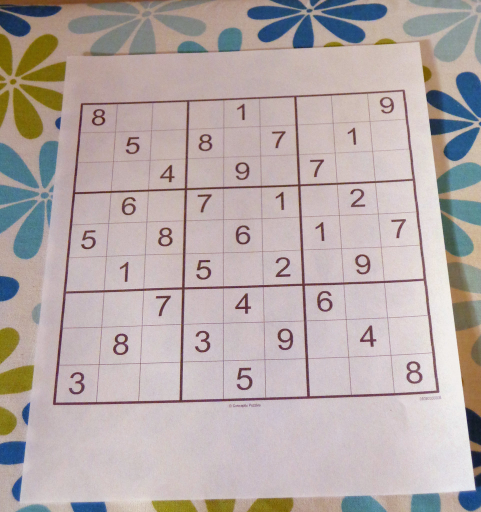
//> input picture assets/simple_sudoku.jpg, 962 x 1024 px (shown at 1/2 size)
$ ./sudokuDetector   (built with g++ and OpenCV 4)
//> lines starting //> are read from the running program, lines starting //| are printed output that depends on the picture; after the words box and inside, x2 and y2 are one past the last pixel; in counts of white or black regions, pixels touching at a corner belong together
### include/preprocessing.h
//
// Created by kamel arraj on 01.06.2025.
//

#ifndef PROJECT_V2_PREPROCESSING_H
#define PROJECT_V2_PREPROCESSING_H

#include "opencv2/opencv.hpp"

using namespace cv;
using namespace std;


Mat_<uchar> myGaussianBlur(const Mat_<uchar>& src, int ksize = 5, double sigma = 1.0);
Mat_<uchar> myAdaptiveThreshold(const Mat_<uchar>& src, int blockSize = 11, int C = 2);


#endif //PROJECT_V2_PREPROCESSING_H

### include/CellsExtractor.h
//
// Created by kamel arraj on 02.06.2025.
//

#ifndef PROJECT_V2_CELLSEXTRACTOR_H
#define PROJECT_V2_CELLSEXTRACTOR_H

#include "opencv2/opencv.hpp"

using namespace cv;
using namespace std;

Mat_<uchar> simpleLinesCorrection(const Mat_<uchar>& unclearSudokuGrid);
vector<Rect> extractCells(const Mat_<uchar>& correctedSudokuGrid);


#endif //PROJECT_V2_CELLSEXTRACTOR_H

### include/PerspectiveTransformer.h
//
// Created by kamel arraj on 02.06.2025.
//

#ifndef PROJECT_V2_PERSPECTIVETRANSFORMER_H
#define PROJECT_V2_PERSPECTIVETRANSFORMER_H

#include <opencv2/opencv.hpp>
using namespace cv;
using namespace std;

// Warps the original preprocessed image directly based on the largest contour found in it.
Mat_<uchar> warpSudokuFromImage(const Mat_<uchar>& binaryImage, vector<Point2f> corners);

#endif //PROJECT_V2_PERSPECTIVETRANSFORMER_H

### include/DigitRecognizer.h
//
// Created by kamel arraj on 02.06.2025.
//

#ifndef PROJECT_V2_DIGITRECOGNIZER_H
#define PROJECT_V2_DIGITRECOGNIZER_H


#include <opencv2/opencv.hpp>
#include <opencv2/ml.hpp>

using namespace cv;
using namespace std;

class DigitRecognizer {
public:
    bool loadModel(const std::string& modelPath);
    int recognize(const Mat& cellImage); // Returns 0–9, or -1 if empty
    static Mat preprocessCell(const Mat& cell) ;
private:
    Ptr<ml::KNearest> knn;
};

#endif //PROJECT_V2_DIGITRECOGNIZER_H

### include/ContourParser.h
//
// Created by kamel arraj on 01.06.2025.
//

#ifndef PROJECT_V2_CONTOURPARSER_H
#define PROJECT_V2_CONTOURPARSER_H

#include <opencv2/opencv.hpp>
using namespace cv;
using namespace std;


//double euclideanDist(const Point2f& a, const Point2f& b);
vector<Point2f> findCorners(const vector<Point>& contour);
vector<Point> findLargestContour(const Mat_<uchar>& img);

#endif //PROJECT_V2_CONTOURPARSER_H

### src/Preprocessing.cpp
//
// Created by kamel arraj on 01.06.2025.
//

#include "include/preprocessing.h"

vector<double> generateGaussianKernel1D(int ksize, double sigma) {
    vector<double> kernel(ksize);
    int half = ksize / 2;
    double sum = 0.0;

    for (int i = 0; i < ksize; ++i) {
        int x = i - half;
        kernel[i] = exp(-(x * x) / (2 * sigma * sigma));
        sum += kernel[i];
    }

    // Normalize
    for (int i = 0; i < ksize; ++i)
        kernel[i] /= sum;

    return kernel;
}

Mat_<uchar> myGaussianBlur(const Mat_<uchar>& src, int ksize, double sigma) {
    Mat_<uchar> tmp(src.rows, src.cols);
    Mat_<uchar> dst(src.rows, src.cols);
    vector<double> kernel = generateGaussianKernel1D(ksize, sigma);
    int half = ksize / 2;

    // Horizontal pass
    for (int i = 0; i < src.rows; ++i) {
        for (int j = 0; j < src.cols; ++j) {
            double sum = 0.0;
            for (int k = -half; k <= half; ++k) {
                int jj = min(max(j + k, 0), src.cols - 1);
                sum += kernel[k + half] * src(i, jj);
            }
            tmp(i, j) = static_cast<uchar>(sum);
        }
    }

    // Vertical pass
    for (int i = 0; i < src.rows; ++i) {
        for (int j = 0; j < src.cols; ++j) {
            double sum = 0.0;
            for (int k = -half; k <= half; ++k) {
                int ii = min(max(i + k, 0), src.rows - 1);
                sum += kernel[k + half] * tmp(ii, j);
            }
            dst(i, j) = static_cast<uchar>(sum);
        }
    }

    return dst;
}


Mat_<uchar> myAdaptiveThreshold(const Mat_<uchar>& src, int blockSize, int C) {
    int half = blockSize / 2;
    Mat_<uchar> dst(src.rows, src.cols, uchar(0));

    for (int i = 0; i < src.rows; ++i) {
        for (int j = 0; j < src.cols; ++j) {
            int sum = 0;
            int count = 0;

            // Local window mean
            for (int m = -half; m <= half; ++m) {
                for (int n = -half; n <= half; ++n) {
                    int y = min(max(i + m, 0), src.rows - 1);
                    int x = min(max(j + n, 0), src.cols - 1);
                    sum += src(y, x);
                    ++count;
                }
            }

            int mean = sum / count;
            dst(i, j) = (src(i, j) < (mean - C)) ? 255 : 0;
        }
    }

    return dst;
}

### src/CellsExtractor.cpp
//
// Created by kamel arraj on 02.06.2025.
//

#include "include/CellsExtractor.h"

Mat_<uchar> simpleLinesCorrection(const Mat_<uchar>& unclearSudokuGrid){
    Mat_<uchar> correctedSudokuGrid = unclearSudokuGrid.clone();
    for(int i =0 ; i < unclearSudokuGrid.rows; i++) {
        int whiteCounter = 0;
        for (int j = 0; j < unclearSudokuGrid.cols; j++) {
            if (unclearSudokuGrid(i, j) == 255)
                whiteCounter++;
        }
        if (whiteCounter > unclearSudokuGrid.cols / 5) {
            for (int j = 0; j < unclearSudokuGrid.cols; j++) {
                correctedSudokuGrid(i, j) = 255;
            }
        }
    }


    for(int j =0 ; j < unclearSudokuGrid.cols; j++) {
        int whiteCounter = 0;
        for (int i = 0; i < unclearSudokuGrid.rows; i++) {
            if (unclearSudokuGrid(i, j) == 255)
                whiteCounter++;
        }
        if (whiteCounter > unclearSudokuGrid.rows / 3) {
            for (int i = 0; i < unclearSudokuGrid.rows; i++) {
                correctedSudokuGrid(i, j) = 255;
            }
        }
    }


    return correctedSudokuGrid;

}

vector<Rect> extractCells(const Mat_<uchar>& correctedSudokuGrid){
    vector<Rect> cellRects;
    int cellSizeX = correctedSudokuGrid.cols / 9;
    int cellSizeY = correctedSudokuGrid.rows / 9;

    for (int row = 0; row < 9; ++row) {
        for (int col = 0; col < 9; ++col) {
            int x = col * cellSizeX;
            int y = row * cellSizeY;
            cellRects.emplace_back(x, y, cellSizeX, cellSizeY);
        }
    }


    return cellRects;
}

### src/PerspectiveTransformer.cpp
//
// Created by kamel arraj on 01.06.2025.
//

#include "include/PerspectiveTransformer.h"

using namespace cv;
using namespace std;

// [41 lines of commented-out code are left out]

double euclideanDist(const Point2f& a, const Point2f& b) {
    return sqrt(pow(a.x - b.x, 2) + pow(a.y - b.y, 2));
}

Mat_<uchar> warpSudokuFromImage(const Mat_<uchar>& binaryImage, vector<Point2f> corners) {
//    vector<Point> largestContour = findLargestContour(binaryImage);
//    if (largestContour.empty()) return binaryImage;
//
//    vector<Point2f> corners = findCorners(largestContour);

    double widthA = euclideanDist(corners[2], corners[3]);
    double widthB = euclideanDist(corners[1], corners[0]);
    double maxWidth = max(widthA, widthB);

    double heightA = euclideanDist(corners[0], corners[3]);
    double heightB = euclideanDist(corners[1], corners[2]);
    double maxHeight = max(heightA, heightB);

    vector<Point2f> dstCorners = {
            Point2f(0, 0),
            Point2f(maxWidth - 1, 0),
            Point2f(maxWidth - 1, maxHeight - 1),
            Point2f(0, maxHeight - 1)
    };

    Mat transform = getPerspectiveTransform(corners, dstCorners);
    Mat_<uchar> warped;
    warpPerspective(binaryImage, warped, transform, Size((int)maxWidth, (int)maxHeight));

    return warped;
}

### src/ContourParser.cpp
//
// Created by kamel arraj on 01.06.2025.
//

#include "include/ContourParser.h"
#include <vector>
#include <algorithm>

using namespace cv;
using namespace std;

vector<Point2f> findCorners(const vector<Point>& contour) {
    Point2f tl, tr, br, bl;
    double minSum = 1e9, maxSum = -1e9;
    double minDiff = 1e9, maxDiff = -1e9;

    for (const Point& p : contour) {
        double sum = p.x + p.y;
        double diff = p.x - p.y;

        if (sum < minSum) { minSum = sum; tl = p; }
        if (sum > maxSum) { maxSum = sum; br = p; }
        if (diff < minDiff) { minDiff = diff; bl = p; }
        if (diff > maxDiff) { maxDiff = diff; tr = p; }
    }

    return { tl, tr, br, bl };
}

vector<Point> findMostLikelyGridComponent(const Mat_<uchar>& img) {
    int rows = img.rows, cols = img.cols;
    Mat_<bool> visited(rows, cols, false);

    const int dx[4] = {-1, 0, 1, 0};
    const int dy[4] = {0, -1, 0, 1};

    int maxSize = 0;
    vector<Point> bestComponent;

    for (int y = 0; y < rows; ++y) {
        for (int x = 0; x < cols; ++x) {
            if (!visited(y, x) && img(y, x) == 255) {
                queue<Point> q;
                vector<Point> component;
                q.push(Point(x, y));
                visited(y, x) = true;

                while (!q.empty()) {
                    Point p = q.front(); q.pop();
                    component.push_back(p);

                    for (int k = 0; k < 4; ++k) {
                        int nx = p.x + dx[k], ny = p.y + dy[k];
                        if (nx >= 0 && ny >= 0 && nx < cols && ny < rows &&
                            !visited(ny, nx) && img(ny, nx) == 255) {
                            visited(ny, nx) = true;
                            q.push(Point(nx, ny));
                        }
                    }
                }

                if ((int)component.size() > maxSize) {
                    maxSize = (int)component.size();
                    bestComponent = component;
                }
            }
        }
    }
    return bestComponent;
}


vector<Point> findLargestContour(const Mat_<uchar>& img) {
//    vector<vector<Point>> contours;
////    findContours(img.clone(), contours, RETR_EXTERNAL, CHAIN_APPROX_SIMPLE);

    vector<Point> bestContour = findMostLikelyGridComponent(img);
    return bestContour;
// [12 lines of commented-out code are left out]
}

### src/gridDetector.cpp
//
// Created by kamel arraj on 01.06.2025.
//

#include "../include/gridDetector.h"

namespace sgd {
    Mat_<uchar> preprocessing(const Mat &input) {
        Mat_<uchar> gray;
        cvtColor(input, gray, COLOR_BGR2GRAY);
        Mat_<uchar> blurred = myGaussianBlur(gray, 5, 1.0);
        Mat_<uchar> thresholded = myAdaptiveThreshold(blurred, 11, 2);

        return thresholded;
    }

    vector<Point2f> getContourCorners(const Mat_<uchar>& preprocessedImg){
        vector<Point> largestContour = ::findLargestContour(preprocessedImg);
        if (largestContour.empty()) return preprocessedImg;
        vector<Point2f> corners = ::findCorners(largestContour);

        return corners;
    }

    Mat_<uchar> perspectiveTransform(const Mat_<uchar>& preprocessed, vector<Point2f> corners) {
        return ::warpSudokuFromImage(preprocessed, corners);
    }

    vector<Rect> extractCellRectsFromGrid( Mat_<uchar>& unclearSudokuGrid){
        unclearSudokuGrid= ::simpleLinesCorrection(unclearSudokuGrid);
        return ::extractCells(unclearSudokuGrid);
    }

    // [16 lines left out: function detectNumbers, not called in this run]


}

### sudokuDetector.cpp
#include <iostream>
#include "./include/gridDetector.h"

int main() {
    DigitRecognizer recognizer;
//    Mat img = imread("./assets/double_sudoku.jpg", IMREAD_COLOR);
//    Mat img = imread("./assets/hard_sudoku.png", IMREAD_COLOR);
//    Mat img = imread("./assets/canny_sudoku.png", IMREAD_COLOR);
    Mat img = imread("./assets/simple_sudoku.jpg", IMREAD_COLOR);
//> img is the input picture: 1024 rows x 962 cols, CV_8UC3; mean B, G, R 168.4, 169.9, 181.5
//    Mat img = imread("./assets/sudoku1.jpg", IMREAD_COLOR);
    Mat_<uchar> test1 = sgd::preprocessing(img);
//> in preprocessing, `cvtColor(input, gray, COLOR_BGR2GRAY);`:
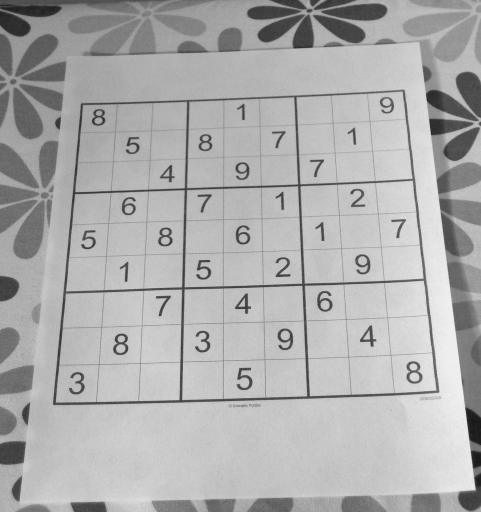
//> gray: 1024 rows x 962 cols, CV_8UC1 (shown at 1/2 size); min 21, max 244, mean 173.2
//> after the loop in myAdaptiveThreshold, `for (int i = 0; i < src.rows; ++i)`:
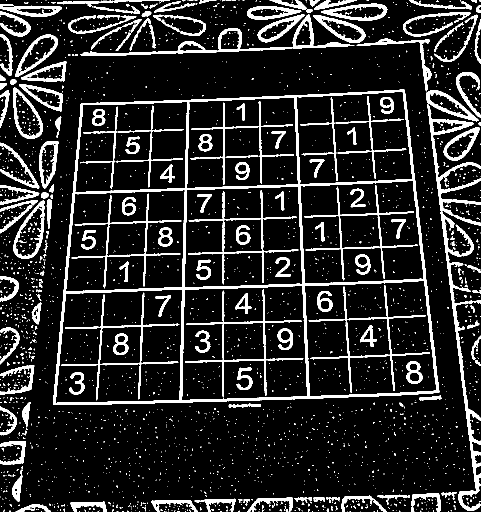
//> dst: 1024 rows x 962 cols, CV_8UC1 (shown at 1/2 size); 13.7% white; 2568 white regions (2387 under 20 px), largest, box (x1, y1, x2, y2) and area: (106, 179, 879, 810) 25428, (855, 208, 962, 1022) 10119, (161, 29, 709, 112) 4425
    vector<Point2f> corners = sgd::getContourCorners(test1);
//> the loop in findMostLikelyGridComponent, `for (int y = 0; y < rows; ++y)` made 1024 passes
//> maxSize on passes 1 to 3: 806, 806, 806
//> after the loop in findMostLikelyGridComponent, `for (int y = 0; y < rows; ++y)`: maxSize = 25428; bestComponent = 25428 items
//> the loop in findCorners, `for (const Point& p : contour)` made 25428 passes
//> (sum, diff, minSum, minDiff, bl) on passes 11, 18, 27, 36, 44, 52, 60, 68: (977, 617, 977, 617, Point(797, 180)), (976, 616, 976, 616, Point(796, 180)), (975, 615, 975, 615, Point(795, 180)), (974, 614, 974, 614, Point(794, 180)), (973, 613, 973, 613, Point(793, 180)), (972, 612, 972, 612, Point(792, 180)), (971, 611, 971, 611, Point(791, 180)), (970, 610, 970, 610, Point(790, 180))
//> after the loop in findCorners, `for (const Point& p : contour)`: minSum = 368; tl = Point(162, 206); maxSum = 1662; br = Point(878, 784); minDiff = -703; bl = Point(106, 809); maxDiff = 629
//> in getContourCorners, `vector<Point2f> corners = ::findCorners(largestContour);`: corners = 4 Points (x, y): [162, 206], [808, 179], [878, 784], [106, 809]
    Mat_<uchar> test2 = sgd::perspectiveTransform(test1, corners);
//> in warpSudokuFromImage, `double widthA = euclideanDist(corners[2], corners[3]);`: widthA = 772.4
//> in warpSudokuFromImage, `double widthB = euclideanDist(corners[1], corners[0]);`: widthB = 646.6
//> in warpSudokuFromImage, `double maxWidth = max(widthA, widthB);`: maxWidth = 772.4
//> in warpSudokuFromImage, `double heightA = euclideanDist(corners[0], corners[3]);`: heightA = 605.6
//> in warpSudokuFromImage, `double heightB = euclideanDist(corners[1], corners[2]);`: heightB = 609
//> in warpSudokuFromImage, `vector<Point2f> dstCorners = { Point2f(0, 0), Point2f(maxWidth - 1, 0)..`: dstCorners = 4 Points (x, y): [0, 0], [771.4, 0], [771.4, 608], [0, 608]
//> in warpSudokuFromImage, `Mat transform = getPerspectiveTransform(corners, dstCorners);`: transform = [[1.3, 0.121, -236.2], [0.0544, 1.3, -276.9], [3.14e-05, 0.000349, 1]]
//> in warpSudokuFromImage, `warpPerspective(binaryImage, warped, transform, Size((int)maxWidth, (i..`:
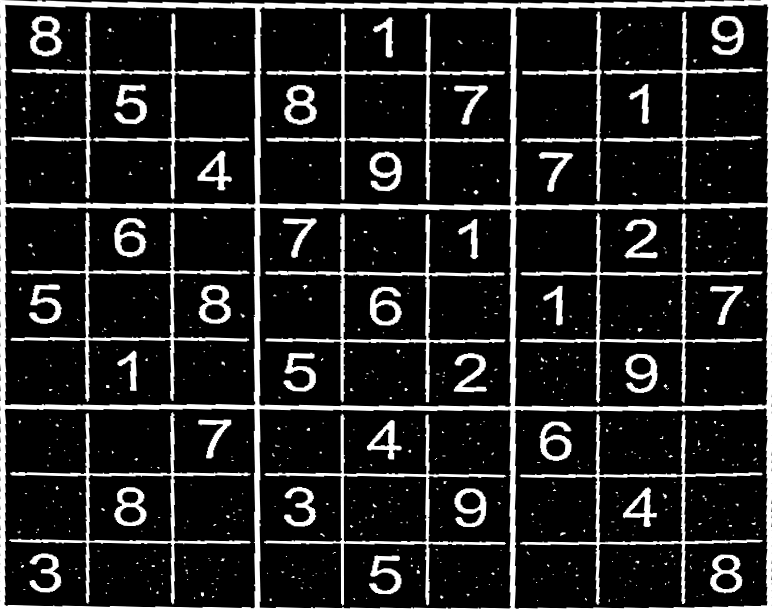
//> warped: 609 rows x 772 cols, CV_8UC1; min 0, max 255, mean 36.7
    imshow("B&W Grid", test2);
//    cout << "number of columns per cell: " <<  test2.cols/9 << endl << "number of rows per cell: " << test2.rows/9 << endl;
    vector<Rect> test3 = sgd::extractCellRectsFromGrid(test2);
//> the loop in simpleLinesCorrection, `for(int i =0 ; i < unclearSudokuGrid.rows; i++)` made 609 passes
//> whiteCounter on passes 1 to 3: 12, 83, 221
//> after the loop in simpleLinesCorrection, `for(int i =0 ; i < unclearSudokuGrid.rows; i++)`:
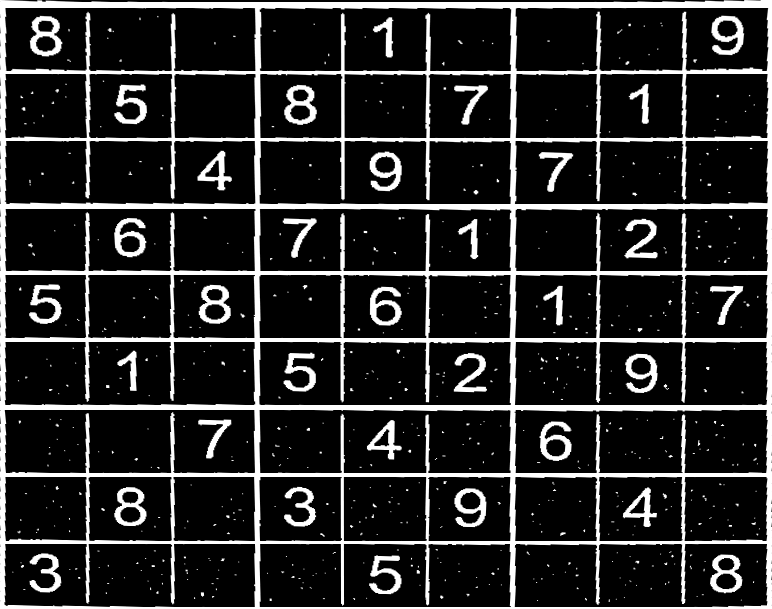
//> correctedSudokuGrid: 609 rows x 772 cols, CV_8UC1; 2.61% of pixels changed, all inside (x1, y1, x2, y2) = (0, 2, 772, 609)
//> the loop in simpleLinesCorrection, `for(int j =0 ; j < unclearSudokuGrid.cols; j++)` made 772 passes
//> whiteCounter on passes 1 to 3: 288, 608, 608
//> after the loop in simpleLinesCorrection, `for(int j =0 ; j < unclearSudokuGrid.cols; j++)`:
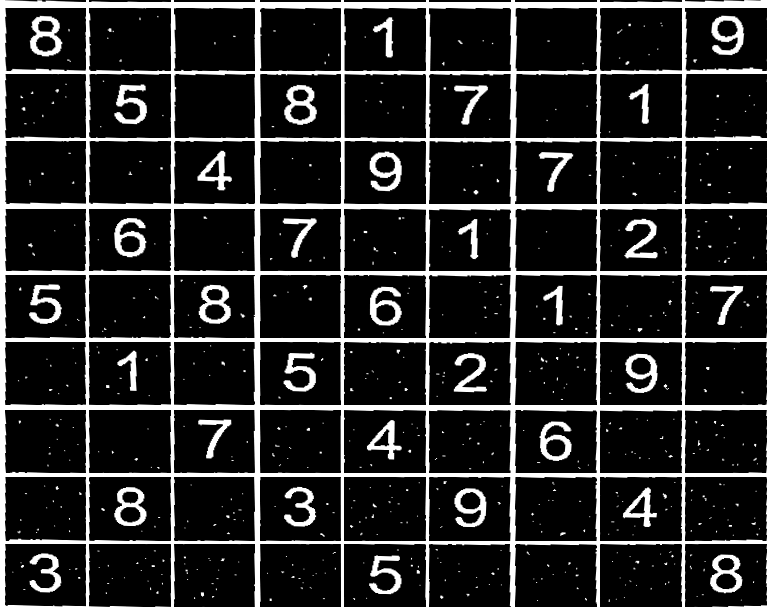
//> correctedSudokuGrid: 609 rows x 772 cols, CV_8UC1; 0.91% of pixels changed, all inside (x1, y1, x2, y2) = (0, 0, 772, 607)
//> test3 = 81 Rects (x, y, width, height), first 8: [0, 0, 85, 67], [85, 0, 85, 67], [170, 0, 85, 67], [255, 0, 85, 67], [340, 0, 85, 67], [425, 0, 85, 67], [510, 0, 85, 67], [595, 0, 85, 67]
    Mat cell = test2(test3.at(22));
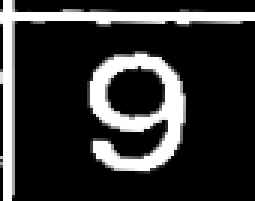
//> cell: 67 rows x 85 cols, CV_8UC1 (shown 3 times larger); min 0, max 255, mean 51
// [7 lines of commented-out code are left out]
    imshow("preprocessing", test1);
    imshow("B&W Grid2", test2);
    imshow("cell 23", cell);
// [8 lines of commented-out code are left out]
    waitKey(0);
}
